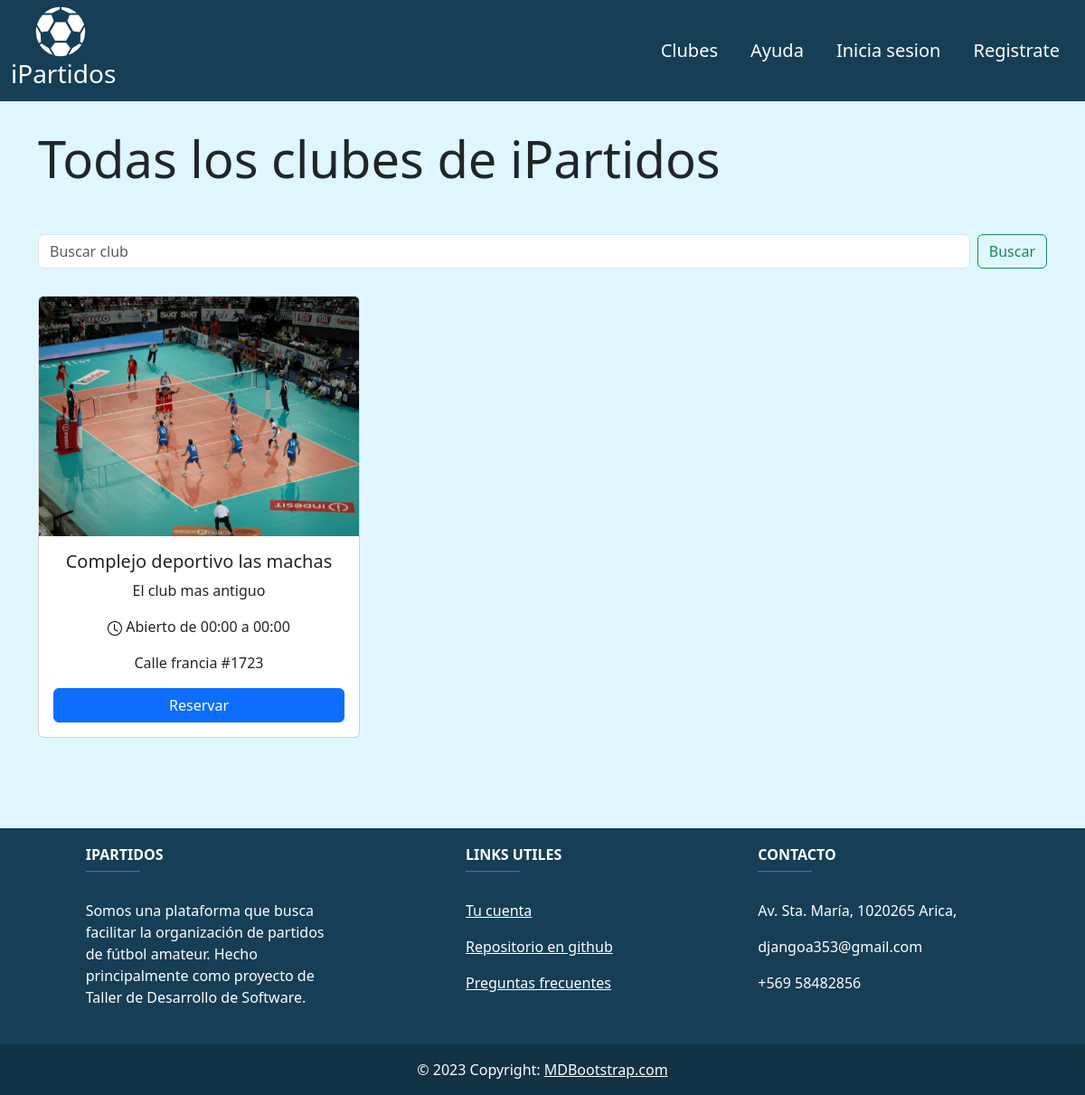
The page /clubes/all/ on the database as committed earlier.
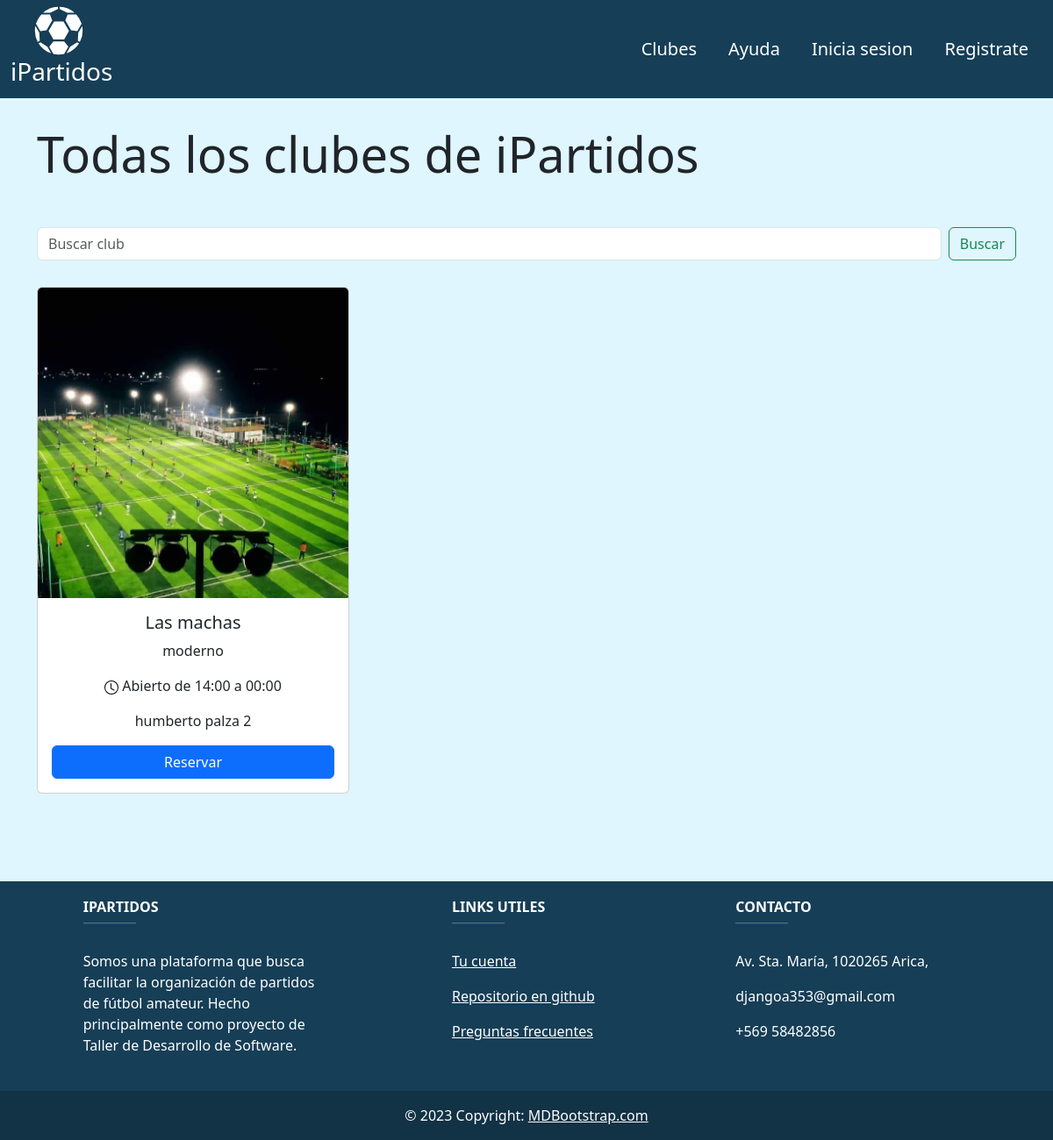
The same page on the database as committed later.
### registration/models.py (models this page shows, shortened)
class UsuarioProfile(AbstractUser):
    name = models.CharField(max_length=200, default='', verbose_name="Nombre")
    last_name = models.CharField(max_length=200, default='', verbose_name="Apellido")
    email = models.EmailField(max_length=254, unique=True, default='')
    phoneNumber = models.CharField(max_length=20, blank=True, verbose_name='Número de teléfono', default='1234567890')
    role = models.CharField(max_length=100, default='client', verbose_name='Crear cuenta como club')
    state = models.BooleanField(default=True)

class Tenant(UsuarioProfile):
    fieldsNetWorth = models.FloatField(default=0.0)
    clubName = models.CharField(max_length=200, default='')
    clubDescription = models.CharField(max_length=200, default='')
    clubPhoto = models.ImageField(upload_to='club_photos', null=True, blank=True)
    clubAddress = models.CharField(max_length=200, default='')
    clubApertureTime = models.TimeField('Hora de apertura', null=True, blank=True,)
    clubClosureTime = models.TimeField('Hora de cierre', null=True, blank=True,)
    class Meta:
        verbose_name = 'Tenant'
        verbose_name_plural = 'Tenants'

### clubes/views.py (the view)
# urls.py: path('all/', ClubsListView.as_view(), name='all'),
class ClubsListView(ListView):
    model = Tenant
    template_name = 'clubes/clubs_list.html'
    context_object_name = 'clubs'
    def get_queryset(self):
        search = self.request.GET.get('search', '')
        return Tenant.objects.filter(clubName__icontains=search)

### clubes/templates/clubes/clubs_list.html
{% extends 'core/base.html' %}
{% block content %}
<div class="container-md">
    {% load static %}
    <h1 class="display-4" style="margin-top: 30px; margin-bottom: 50px;">Todas los clubes de iPartidos</h1>
    <form class="d-flex" role="search" method="get">
        <input name="search" class="form-control me-2" type="search" placeholder="Buscar club" aria-label="Search">
        <button class="btn btn-outline-success" type="submit">Buscar</button>
    </form>
    <div class="row" style="margin-top: 30px;">
        {% for club in clubs %}
            {% if club.clubName or club.clubDescription or club.clubAddress %}
            <div class="col-md-4 d-flex align-items-stretch">
                <div class="card" style="width: 100%; min-height: 400px; display: flex; flex-direction: column;">
                    {% if club.clubPhoto %}
                        <img src="{{ club.clubPhoto.url }}" class="card-img-top" alt="...">
                    {% else %}
                        <img src="{% static 'core/img/noPhoto.jpg' %}" class="card-img-top" alt="...">
                    {% endif %}
                    <div class="card-body d-flex flex-column justify-content-between">
                        <div>
                            <h5 class="card-title">{{ club.clubName }}</h5>
                            <p>{{ club.clubDescription }}</p>
                            <div class="card-text">
                                <p><img src="{% static 'core/img/clock.svg' %}" alt="">
                                    Abierto de {{ club.clubApertureTime|date:"H:i" }} a {{ club.clubClosureTime|date:"H:i" }}</p>
                                <p>{{ club.clubAddress }}</p>
                            </div>
                        </div>
                        {% if request.user.role == 'client' %}
                            <a href="{% url 'field_detail' pk=club.id %}" class="btn btn-primary btn-block">Reservar</a>
                        {% elif not request.user.is_authenticated %}
                            <a href="{% url 'login' %}" class="btn btn-primary btn-block">Reservar</a>
                        {% endif %}
                    </div>
                </div>
            </div>
            {% endif %}
        {% endfor %}
    </div>
</div>
{% include 'core/footer.html' %}
{% endblock %}

### core/templates/core/base.html (shortened to what this page needs)
<!DOCTYPE html>
<html lang="en">
<head>
    <link href="https://cdn.jsdelivr.net/npm/bootstrap@5.3.2/dist/css/bootstrap.min.css" rel="stylesheet">
    <link href="https://getbootstrap.com/docs/5.3/assets/css/docs.css" rel="stylesheet">
    {% load static %}
    <link rel="stylesheet" href="{% static 'core/css/style.css' %}">
    <link rel="stylesheet" href="https://cdn.jsdelivr.net/npm/bootstrap-icons@1.3.0/font/bootstrap-icons.css">
</head>
<body>
  <nav class="navbar navbar-expand-lg" style="background-color: #163E56;">
    <div class="container-fluid">
        <a class="navbar-brand" href="{% url 'home' %}">
          <img src="{% static 'core/img/soccer_ball2.svg' %}" alt="iPartidos Logo" class="logo-img">
          <h3 style="color: white;"> iPartidos </h3>
        </a>
    </div>
      <div class="collapse navbar-collapse" id="navbarSupportedContent">
        <ul class="navbar-nav ms-auto mb-2 mb-lg-0">
          <li class="nav-item">
            <a class="nav-link navbarFonts" href="{% url 'all' %}"> Clubes </a>
          </li>
          <li class="nav-item">
            <a class="nav-link navbarFonts" aria-current="page" href="{% url 'help' %}"> Ayuda </a>
          </li>
          {% if request.user.is_authenticated %}
            {% if request.user.role == 'tenant' %}
                <li class="nav-item">
                  <a class="nav-link navbarFonts" aria-current="page" href="{% url 'club_settings' %}"> Mi club </a>
                </li>
                <li class="nav-item">
                  <a class="nav-link navbarFonts" aria-current="page" href="{% url 'canchas_list' %}"> Mis canchas </a>
                </li>
            {% else %}
              <li class="nav-item">
                <a class="nav-link navbarFonts" aria-current="page" href="{% url 'user_reserves' pk=user.id %}"> Mis reservas </a>
              </li>
            {% endif %}
              <li class="nav-item">
                <a class="nav-link navbarFonts" aria-current="page" href="{% url 'profile' %}"> Editar perfil </a>
              </li>
            <li class="nav-item">
              <form method="post" action="{% url 'logout' %}">
                {% csrf_token %}
                <button type="submit" class="btn btn-danger navbarFonts"> Logout </button>
              </form>
            </li>
          {% else %}
            <li class="nav-item">
              <a class="nav-link navbarFonts" aria-current="page" href="{% url 'login' %}"> Inicia sesion </a>
            </li>
            <li class="nav-item">
              <a class="nav-link navbarFonts" href="{% url 'signup' %}"> Registrate </a>
            </li>
          {% endif %}
        </ul>
      </div>
  </nav>
    <div>
        {% block content %}{% endblock %}
    </div>
</body>
</html>

### core/templates/core/footer.html (shortened to what this page needs)
<div>
    <footer class="text-center text-lg-start text-white" style="background-color: #163E56; margin-top: 100px;">
      <section style="margin-top: 100px;">
        <div class="container text-center text-md-start mt-5" >
          <div class="row mt-3" style="margin-top: 100px;">
            <div class="col-md-3 col-lg-4 col-xl-3 mx-auto mb-4" >
              <h6 class="text-uppercase fw-bold" style="margin-top: 20px;">iPartidos</h6>
              <hr
                  class="mb-4 mt-0 d-inline-block mx-auto"
                  style="width: 60px; background-color: #7c4dff; height: 2px"
                  />
              <p>
                Somos una plataforma que busca facilitar la organización de partidos de fútbol amateur.
                Hecho principalmente como proyecto de Taller de Desarrollo de Software.
              </p>
            </div>
            <div class="col-md-3 col-lg-2 col-xl-2 mx-auto mb-4">
              <h6 class="text-uppercase fw-bold" style="margin-top: 20px;">Links Utiles</h6>
              <hr
                  class="mb-4 mt-0 d-inline-block mx-auto"
                  style="width: 60px; background-color: #7c4dff; height: 2px"
                  />
              <p>
                <a href="{% url 'profile' %}" class="text-white">Tu cuenta</a>
              </p>
              <p>
                <a href="https://github.com/Guerra-09/Proyector-Taller-Inacap" class="text-white">Repositorio en github</a>
              </p>
              <p>
                <a href="{% url 'help' %}" class="text-white">Preguntas frecuentes</a>
              </p>
            </div>
            <div class="col-md-4 col-lg-3 col-xl-3 mx-auto mb-md-0 mb-4">
              <h6 class="text-uppercase fw-bold" style="margin-top: 20px;">Contacto</h6>
              <hr
                  class="mb-4 mt-0 d-inline-block mx-auto"
                  style="width: 60px; background-color: #7c4dff; height: 2px"
                  />
              <p> Av. Sta. María, 1020265 Arica, </p>
              <p> djangoa353@gmail.com</p>
              <p> +569 58482856</p>
            </div>
          </div>
        </div>
      </section>
      <div
           class="text-center p-3"
           style="background-color: rgba(0, 0, 0, 0.2)"
           >
        © 2023 Copyright:
        <a class="text-white" href="https://mdbootstrap.com/"
           >MDBootstrap.com</a
          >
      </div>
    </footer>
  </div>

### core/static/core/css/style.css (style rules this page uses)
.logo-img { width: 60px; height: auto; margin-left: 25px; }
.navbar { background-color: #163E56; padding: 0; }
.navbarFonts { color: white; font-size: 20px; margin-right: 20px; }
.nav-item .nav-link { white-space: nowrap; }
body { background: #DFF6FF; margin: 0; }
.container { padding: 0; }
.card-body { display: flex; justify-content: space-between; }
.card-body { display: flex; flex-direction: column; align-items: center; text-align: center; }
.card-text { display: flex; flex-direction: column; align-items: center; }
.btn-block { width: 100%; }
footer { max-width: 100%; }

Rows that differ between the two databases and show on the page:
removed Tenant: clubPhoto (picture), clubName "Complejo deportivo las machas", clubDescription "El club mas antiguo", clubApertureTime "00:00", clubClosureTime "00:00", clubAddress "Calle francia #1723"
added Tenant: clubPhoto (picture), clubName "Las machas", clubDescription "moderno", clubApertureTime "14:00", clubClosureTime "00:00", clubAddress "humberto palza 2"
